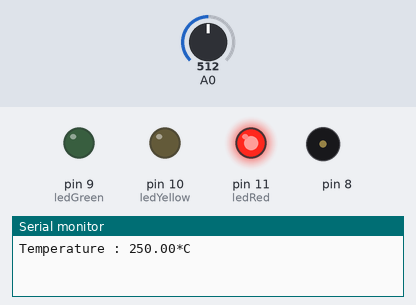
The sketch below on a simulated Arduino Uno, built with avr-gcc and run on an emulated ATmega328P. On the bench: output pins drawn as LEDs (lit = HIGH), buzzer (waves = sounding), the last lines printed to the serial monitor. Inputs (shaded band) come from the test bench; at power-on: A0 = 512.

Above: at 1.2 s.
1.3 s: A0 set to 67
At 1.8 s:
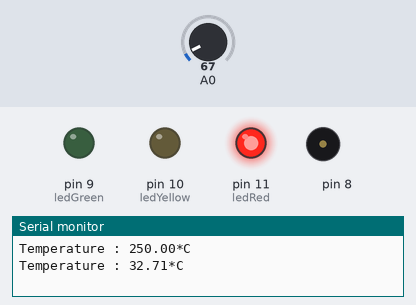
3.1 s: A0 set to 56
At 4.6 s:
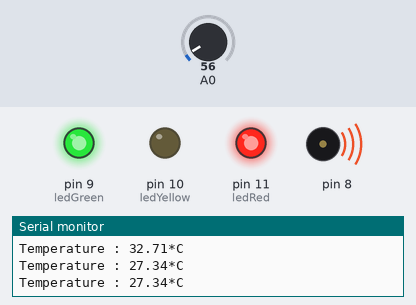
4.9 s: A0 set to 20
At 5.6 s:
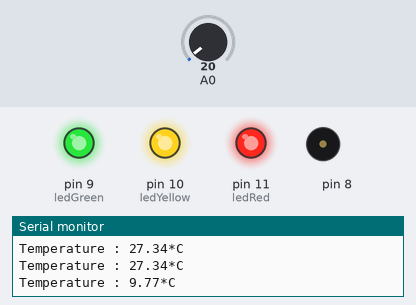
6.5 s: A0 set to 122
8.0 s: A0 set to 15
At 9.2 s:
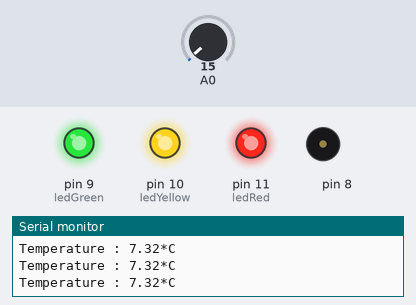
9.5 s: A0 set to 190
Timing chart, 0 to 12.0 s (numbered marks = the images above; inputs shaded):
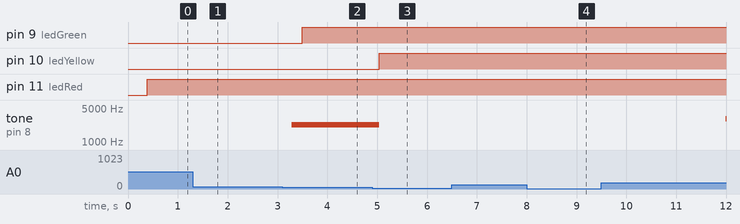

The sketch:

7A_LED_BUZZER_ALARM.ino
```cpp
int ledGreen = 9;
int ledYellow = 10;
int ledRed = 11;
float sinVal;
int toneVal;
unsigned long tepTimer;

void setup(){
  pinMode(8, OUTPUT);
  pinMode(ledGreen, OUTPUT);
  pinMode(ledYellow, OUTPUT);
  pinMode(ledRed, OUTPUT);
  Serial.begin(9600);
  digitalWrite(ledGreen, LOW);
  digitalWrite(ledRed, LOW);
  digitalWrite(ledYellow, LOW);
}

void loop(){
  int val;
  double data;
  val = analogRead(0);//voltage reading by A0
  data = double(val*(5/10.24));
  if (millis()-tepTimer > 500){
    tepTimer = millis();
    Serial.print("Temperature : ");
    Serial.print(data);
    Serial.println("*C");
  }
  if(data>30){
    for(int x = 0; x < 180; x++){
      sinVal = (sin(x*(3.1412/180)));
      toneVal = 2000 + int(sinVal * 1000);
      tone(8,toneVal);
      delay(2);
    }
    digitalWrite(ledRed, HIGH);
  }
  else if(data <=30 && data >25){
    for(int x = 0; x < 180; x++){
      sinVal = (sin(x*(3.1412/180)));
      toneVal = 2000 + int(sinVal * 250);
      tone(8,toneVal);
      delay(2);
    }
    digitalWrite(ledGreen, HIGH);
  }
  else{ // temperature below 25
    noTone(8);
    digitalWrite(ledYellow, HIGH);
  }
}
```

Measured:
- the behaviour switches between 62 and 61 on A0 (found by bisection; images 1 and 2)
- after the input at 1.3 s, tone on pin 8: stays silent (without the input it goes to 2052 Hz after 1.8 s)
- after the input at 3.1 s, pin 9 (ledGreen): LOW → HIGH after 0.39 s; tone on pin 8: silent → 2249 Hz after 0.19 s
- after the input at 4.9 s, pin 10 (ledYellow): LOW → HIGH after 0.14 s; tone on pin 8: 2249 Hz → silent after 0.14 s
- after the input at 8.0 s, tone on pin 8: stays silent (without the input it goes to 2754 Hz after 1.5 s)
- after the input at 9.5 s, tone on pin 8: silent → 2981 Hz after 2.5 s
